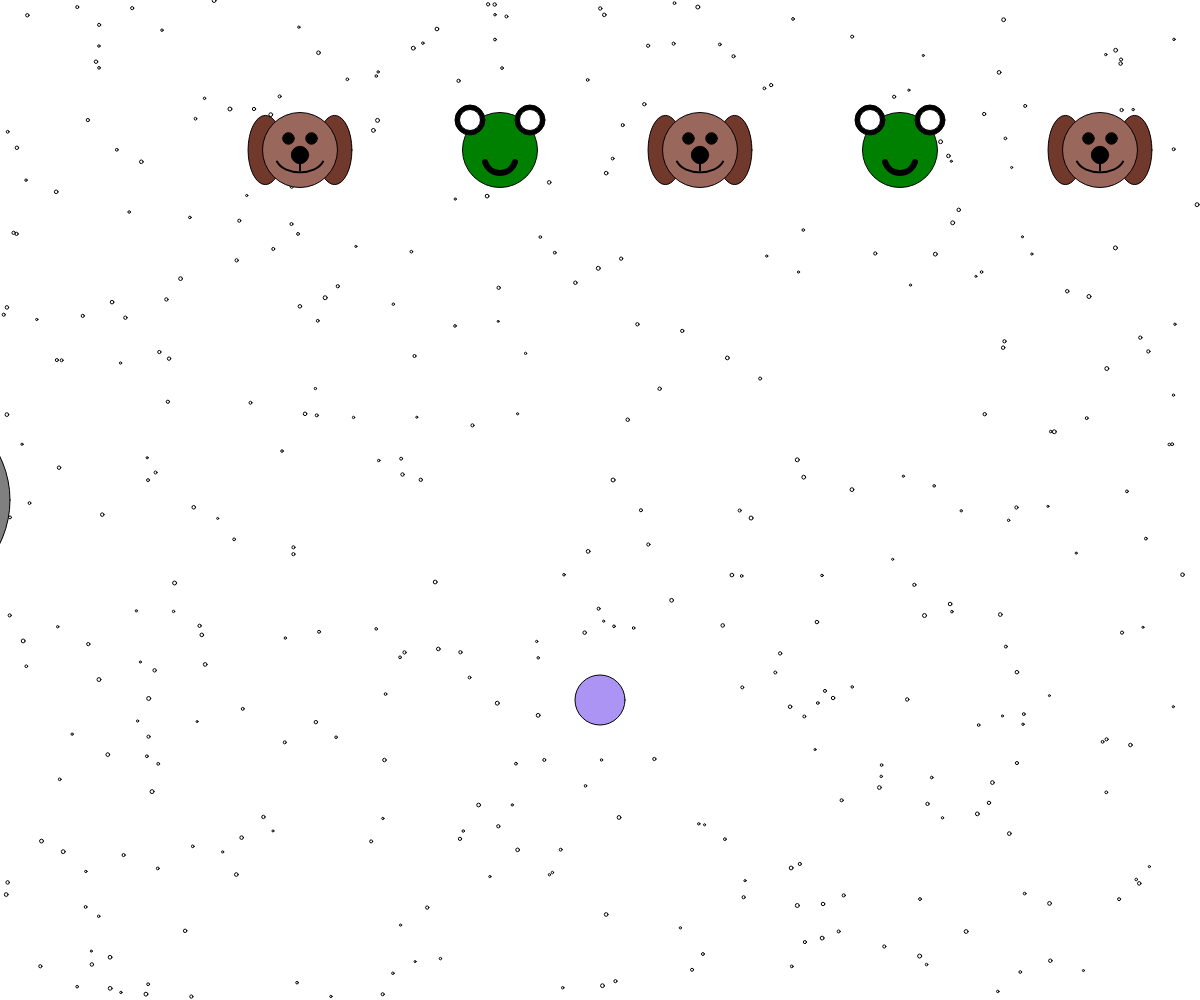
Frame 1 (no input)
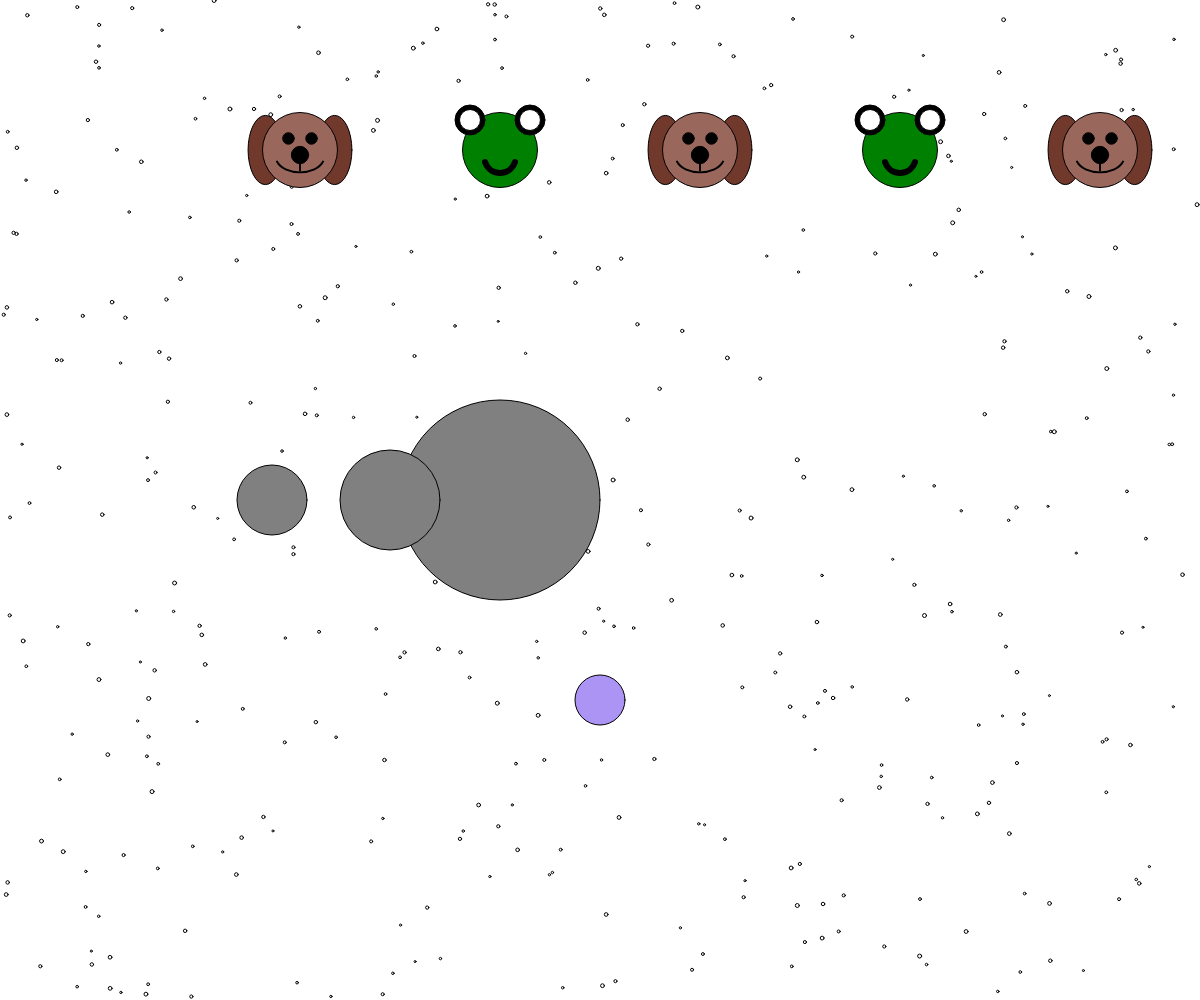
Frame 60 (no input)
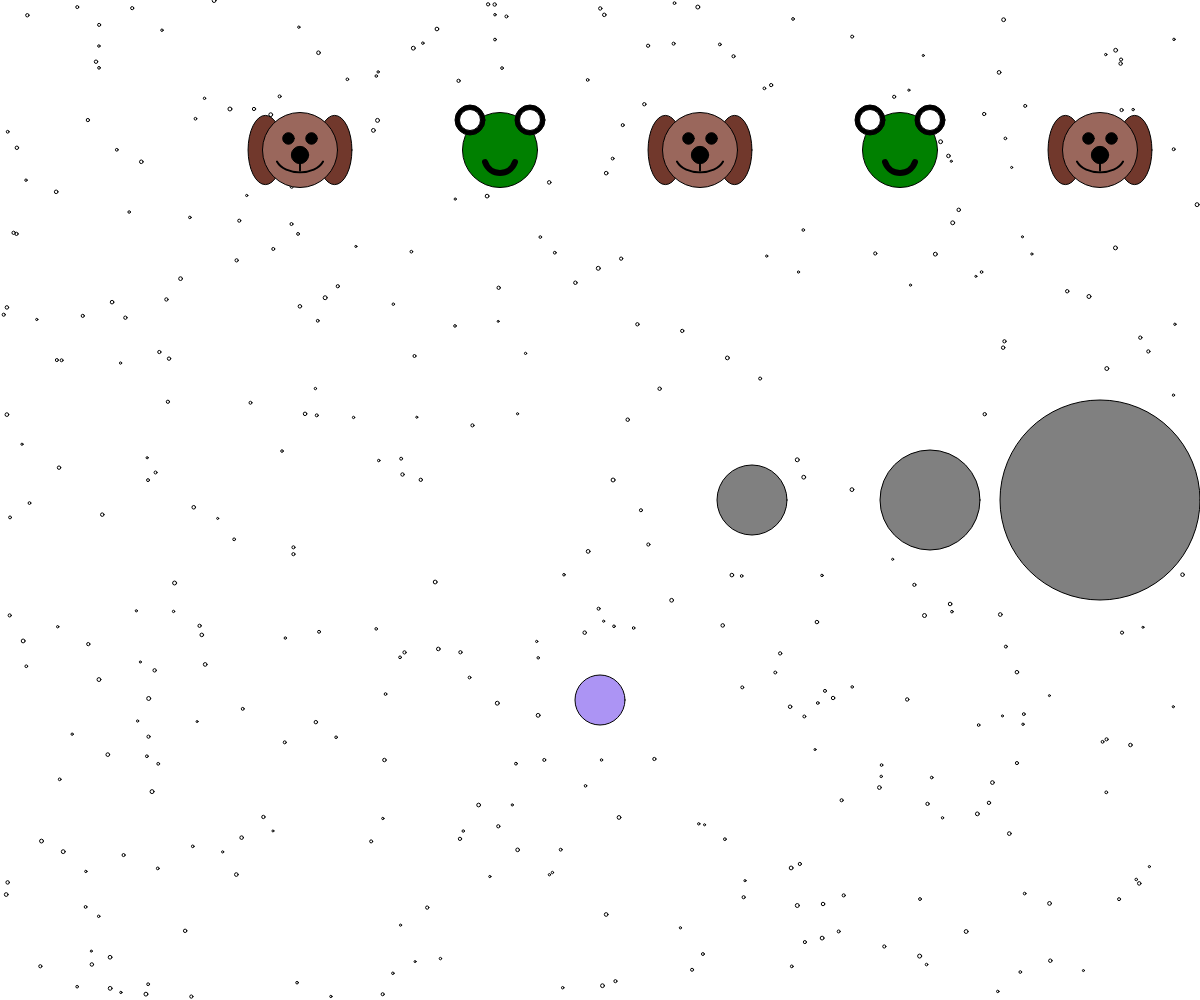
Frame 120 (the mouse pressed at the canvas centre since frame 60)

The p5.js sketch that drew these frames (run headless with seeded random() and noise() and a simulated clock; from frame 60 on, the mouse is pressed at the canvas centre):

// p5.js sketch
// ── sketch.js
const canvasWidth = window.innerWidth;
const canvasHeight = window.innerHeight; 

let color = 'purple';
const bubbles = [];

const player = {x: canvasWidth / 2, y: 700, d: 50};


let creatures = [
    {x:300, y:150, size:75, species: 'dog', alive: true},
    {x: 500, y: 150, size: 75, species: 'frog', alive: true},
    {x: 700, y: 150, size: 75, species: 'dog', alive: true},
    {x: 900, y: 150, size: 75, species: 'frog', alive: true},
    {x: 1100, y: 150, size: 75, species: 'dog', alive: true}
]

//asteroids
const a1 ={
    x: -100,
    y: 500,
    width: 200,
    speed: 10
};
const a2 ={
    x: -150,
    y: 500,
    width: 100,
    speed: 9
};
const a3 ={
    x: -200,
    y: 500,
    width: 70,
    speed: 8
};

//stars
const stars = [];


function setup() {
    createCanvas(canvasWidth, canvasHeight);
    circle(player.x, player.y, player.d);

    for (let i = 0; i < 400; i++) {
        const x = Math.random() * canvasWidth;
        const y = Math.random() * canvasHeight;
        const width = Math.random() * 2 + 2;
        stars.push({x: x, y: y, width: width})
    }

}

//intersection
// function checkIntersection(bubbles, ?????) {
//     const distance = dist(bubbles.x, bubbles.y, ????.x, ????.y);
//     if (distance <= (bubbles.d/2 + ????.d/2)) {
//         return true;
//     } else {
//         return false;
//     }
// }





function shoot() {
    // 1. When you drag your mouse, create a bubble 
    //    object and add it to the "bubbles" list.
    const bubble = {
        x: player.x,
        y: player.y - 25,
        d: 10,
        speed: 10
    }
    bubbles.push(bubble)
}


function draw() {
    clear();

    // stars
    fill('white');
    for (let i = 0; i < stars.length; i++) {
        circle(stars[i].x, stars[i].y, stars[i].width);
    }

    //asteoids
    a1.x += a1.speed;
    if (a1.x == 1600){
        a1.x = -100;
    }
    drawAsteroid(a1.x, a1.y, a1.width);
    
    a2.x += a2.speed;
    if (a2.x == 1600){
        a2.x = -100;
    }
    drawAsteroid(a3.x, a3.y, a3.width);
    a3.x += a3.speed;
    if (a3.x == 1600){
        a3.x = -100;
    }
    drawAsteroid(a2.x, a2.y, a2.width);

    //bubbles
    fill('#AC94F4')
    for (const bubble of bubbles) {
        circle(bubble.x, bubble.y, bubble.d);
        bubble.y -= bubble.speed;
    }


    //player
    circle(player.x, player.y, player.d);
    if (player.x > canvasWidth){
        player.x = 0;
    }else if (player.x < 0){
        player.x = canvasWidth;
    }
    if (player.y > canvasHeight){
        player.y = 0;
    }else if (player.y< 0){
        player.y = canvasHeight;
    }


    //aliens
    for(let i= 0; i < creatures.length; i++) {
        let p = creatures[i];
        if(isIntersection(p)) {
            p.alive = false;
        }
        if(p.alive){
        if (p.species == 'frog') {
            drawFrog(p.x, p.y, p.size);
        } else {
            drawDog(p.x, p.y, p.size);
        }
    }
    } 
      
}

function isIntersection(creature){
    for(let i = 0; i < bubbles.length; i++){
        const distance = dist(creature.x, creature.y, bubbles[i].x, bubbles[i].y);
        if(distance <= creature.size/2 + 5){
            return true;
        }
    } 
    return false;
}


function moveController(ev) {
    console.log(ev.code);
    if (ev.code == 'ArrowLeft') {
        console.log('left arrow!');
        player.x -= 10;
    } else if (ev.code == 'ArrowRight') {
        console.log('right arrow!');
        player.x += 10;
    } else if (ev.code == 'ArrowUp') {
        console.log('up arrow!');
        player.y -= 10;
    } else if (ev.code == 'ArrowDown') {
        console.log('down arrow!');
        player.y += 10;
    } else if (ev.code == 'Space') {
        shoot();
    }
}
// Event listener
document.addEventListener('keydown', moveController);


function drawDog(centerX, centerY, size){
    let sf = size/6.5;
  fill('#71382C');
    ellipse(centerX-sf*3, centerY, sf * 3, sf * 6);
    fill('#71382C');
    ellipse(centerX+sf*3, centerY, sf * 3, sf * 6);
    fill('#9A675C')
    circle(centerX, centerY, size);
    fill('black')
    circle(centerX-sf, centerY-sf, sf);
    fill('black');
    circle(centerX+sf, centerY-sf, sf);
    fill('black');
    circle(centerX, centerY+5, sf*1.5);
    noFill()
    strokeWeight(sf/6)
    curve(
        centerX-sf*2, centerY-size,
        centerX-sf*2, centerY+sf,
        centerX+sf*2, centerY+sf,
        centerX+sf*2, centerY-size,
    )
    strokeWeight(1);
    noFill()
    strokeWeight(sf/6)
    line(
        centerX, centerY,
        centerX, centerY+sf*1.8,
    )
    strokeWeight(1); 
}

function drawFrog(centerX, centerY, size){
    fill('green');
    circle(centerX, centerY, size);
    fill('black')
    let sf = size/2.5;
    circle(centerX-sf,centerY-sf,sf);
    circle(centerX+sf,centerY-sf,sf);
    fill('white')
    sf = size/2.5
    circle(centerX-sf,centerY-sf,sf*.7);
    circle(centerX+sf,centerY-sf,sf*.7);
    noFill()
    strokeWeight(sf/5)
    curve(
        centerX-sf/ 2, centerY-size,
        centerX-sf/2,  centerY+sf/2.5, 
        centerX+sf/2, centerY+sf/2.5, 
        centerX+sf/2, centerY-size,
    )
    strokeWeight(1)
}


//stars
function drawStars() {
    strokeWeight(0);
    fill('white');
   
}


function drawAsteroid(x, y, width){
    fill('gray');
    circle(x, y, width);
}
